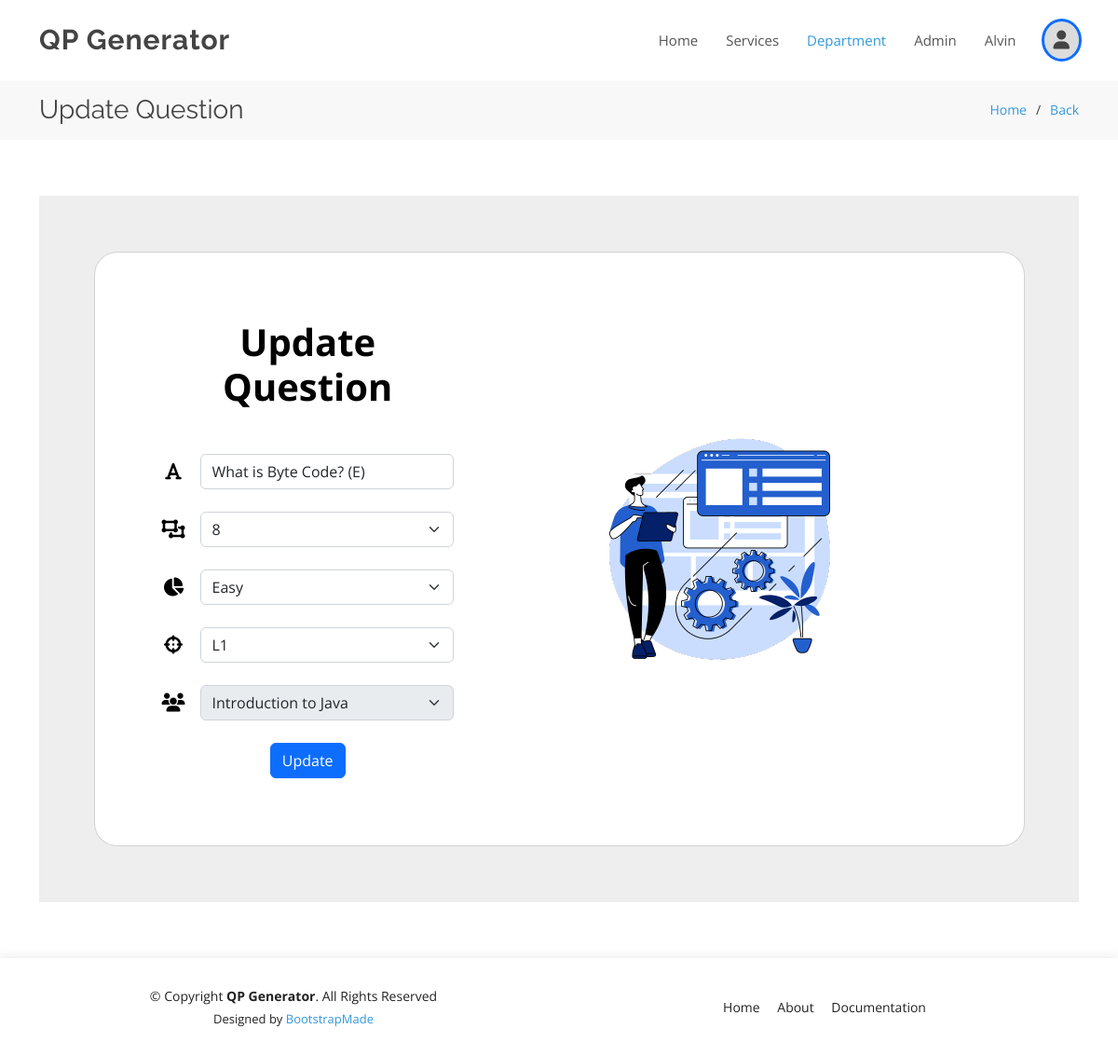
Page /dept/course/module/updateQuestion/5/ (signed in) on the committed database.
### home/models.py (models this page shows, shortened)
class Question(models.Model):
    DIFFICULTY_LEVEL=(
        ('', 'Select Difficulty Level'),
        ('Easy', 'Easy'),
        ('Medium', 'Medium'),
        ('Hard', 'Hard'),
    )
    COGNITIVE_LEVEL=(
        ('', 'Select Cognitive Level'),
        ('L1', 'L1'),
        ('L2', 'L2'),
        ('L3', 'L3'),
    )
    MARKS_RANGE=(
        ('', 'Select Marks'),
        ('8', '8'),
        ('16', '16'),
    )
    question=models.CharField(max_length=255)
    marks=models.CharField(max_length=200, choices=MARKS_RANGE)
    difficulty=models.CharField(max_length=200, choices=DIFFICULTY_LEVEL)
    rbt_level=models.CharField(max_length=200, choices=COGNITIVE_LEVEL)
    module=models.ForeignKey(Module, on_delete=models.CASCADE)
    date = models.DateTimeField(auto_now=True)

### home/decorators.py (the view)
    def wrapper_func(request, pk, *args, **kwargs):
        print(Question.objects.get(id=pk).module.course.dept.id)
        group=None
        if request.user.groups.exists():
            group=request.user.groups.all()[0]
        if str(group.name)=='Admin':
            return view_func(request, pk, *args, **kwargs)
        elif str(group.id)==str(Question.objects.get(id=pk).module.course.dept.id):
            return view_func(request, pk, *args, **kwargs)
        else:
            return HttpResponse("Not authorized to view this page")

### home/forms.py
class CreateQuestionForm(ModelForm):
    module_disabled = forms.ModelChoiceField(queryset=Module.objects.all(), empty_label='Select Module', required=False)
    def __init__(self, *args, **kwargs):
        super().__init__(*args, **kwargs)
        self.fields['module'].empty_label = 'Select Module'
        self.fields['module'].widget = HiddenInput()
        self.fields['module_disabled'].disabled = True
    class Meta:
        model=Question
        fields = '__all__'

### home/models.py (called while the page is built)
    def __str__(self):
        return self.mname

### home/views.py (called while the page is built)
@login_required(login_url='login')
@allowed_question
def update_question(request, pk):
    question=Question.objects.get(id=pk)
    form=CreateQuestionForm(instance=question, initial={'module_disabled':question.module.id})
    if request.method == 'POST':
        form=CreateQuestionForm(request.POST, instance=question)
        if form.is_valid():
            form.save()
            messages.info(request, 'Question updated successfully')
            return redirect('theory_questions', question.module.id)
    context={'form':form,'pk':question.module.id}
    return render(request, 'update_question.html', context)

### templates/update_question.html (shortened to what this page needs)
{% extends 'base.html' %}
{% load static %}
{% block user_nav %}active{% endblock user_nav %}
{% block page_name %}Update Question{% endblock page_name %}
{% block page_name1 %}<a href="{% url 'theory_questions' pk %}">Back</a>{% endblock page_name1 %}
{% block body %}
    <section class="vh" style="background-color: #eee;">
        <div class="container h-100">
            <div class="row d-flex justify-content-center align-items-center h-100">
            <div class="col-lg-12 col-xl-11">
                <div class="card text-black" style="border-radius: 25px;">
                <div class="card-body p-md-5">
                    <div class="row justify-content-center">
                    <div class="col-md-10 col-lg-6 col-xl-5 order-2 order-lg-1">
                        <p class="text-center h1 fw-bold mb-5 mx-1 mx-md-4 mt-4">Update Question</p>
                        <form method="POST" action="" class="mx-1 mx-md-4">
                        <div class="d-flex flex-row align-items-center mb-4">
                            <i class="fas fa-font fa-lg me-3 fa-fw"></i>
                            <div class="form-outline flex-fill mb-0">
                            {{form.question}}
                            </div>
                        </div>
                        <div class="d-flex flex-row align-items-center mb-4">
                            <i class="fas fa-object-ungroup fa-lg me-3 fa-fw"></i>
                            <div class="form-outline flex-fill mb-0">
                            {{form.marks}}
                            </div>
                        </div>
                        <div class="d-flex flex-row align-items-center mb-4">
                            <i class="fas fa-chart-pie fa-lg me-3 fa-fw"></i>
                            <div class="form-outline flex-fill mb-0">
                            {{form.difficulty}}
                            </div>
                        </div>
                        <div class="d-flex flex-row align-items-center mb-4">
                            <i class="fas fa-crosshairs fa-lg me-3 fa-fw"></i>
                            <div class="form-outline flex-fill mb-0">
                            {{form.rbt_level}}
                            </div>
                        </div>
                        <div class="d-flex flex-row align-items-center mb-4">
                            <i class="fas fa-users fa-lg me-3 fa-fw"></i>
                            <div class="form-outline flex-fill mb-0">
                                {{form.module_disabled}}
                            </div>
                        </div>
                        <div class="d-flex justify-content-center mx-4 mb-3 mb-lg-4">
                            <input type="submit" class="btn btn-primary btn-lg" name="update_question" value="Update">
                        </div>
                        </form>
                    </div>
                    <div class="col-md-10 col-lg-6 col-xl-7 d-flex align-items-center order-1 order-lg-2">
                        <img src="{% static 'assets/img/update-forms-bg.png' %}" class="img-fluid" alt="">
                    </div>
                    </div>
                </div>
                </div>
            </div>
            </div>
        </div>
    </section>
    {% endblock body %}

### templates/base.html (shortened to what this page needs)
<!DOCTYPE html>
<html lang="en">
{% load static %}
  <head>
    <link href="{% static 'assets/vendor/aos/aos.css' %}" rel="stylesheet">
    <link href="{% static 'assets/vendor/bootstrap/css/bootstrap.min.css' %}" rel="stylesheet">
    <link href="{% static 'assets/vendor/bootstrap-icons/bootstrap-icons.css' %}" rel="stylesheet">
    <link href="{% static 'assets/vendor/boxicons/css/boxicons.min.css' %}" rel="stylesheet">
    <link href="{% static 'assets/vendor/glightbox/css/glightbox.min.css' %}" rel="stylesheet">
    <link href="{% static 'assets/vendor/remixicon/remixicon.css' %}" rel="stylesheet">
    <link href="{% static 'assets/vendor/swiper/swiper-bundle.min.css' %}" rel="stylesheet">
    <link href="{% static 'assets/css/style.css' %}" rel="stylesheet">
  </head>
  <body>
    <header id="header" class="fixed-top d-flex align-items-center">
        <div class="container d-flex align-items-center justify-content-between">
        <div class="logo">
            <h1>QP Generator</h1>
        </div>
        <nav id="navbar" class="navbar">
            <ul>
            <li><a class="nav-link scrollto" href="{% url 'home' %}">Home</a></li>
            <li><a class="nav-link scrollto" href="{% url 'home' %}#services">Services</a></li>
            <li><a class="nav-link scrollto {% block user_nav %}{% endblock user_nav %}" href="
                {% for group in request.user.groups.all %}
                    {% if group.name == "Admin" %}
                        {% url 'dept' %}
                    {% else %}
                        {% url 'course' group.id %}
                    {% endif %}
                {% endfor %}
            ">Department</a></li>
            {% for group in request.user.groups.all %}
                {% if group.name == "Admin" %}
                    <li><a class="nav-link scrollto {% block admin_nav %}{% endblock admin_nav %}" href="{% url 'adminPage' %}">Admin</a></li>
                {% endif %}
            {% endfor %}
            <li><a class="disabled" href="">{{ request.user }}</a></li>
            <li class="dropdown"><i class="fas fa-user" id="profile"></i>
            </li>
            </ul>
        </nav>
        </div>
    </header>
    <main id="main">
        <section class="breadcrumbs">
        <div class="container">
            <div class="d-flex justify-content-between align-items-center">
            <h2>{% block page_name %}Inner Page{% endblock page_name %}</h2>
            <ol>
                <li><a href="{% url 'home' %}">Home</a></li>
                <li>{% block page_name1 %}Inner Page{% endblock page_name1 %}</li>
            </ol>
            </div>
        </div>
        </section>
        <section class="inner-page">
        <div class="container">
            {% block body %}{% endblock body %}
        </div>
        </section>
    </main>
    <footer id="footer">
        <div class="container">
        <div class="row d-flex align-items-center">
            <div class="col-lg-6 text-lg-left text-center">
            <div class="copyright">
                &copy; Copyright <strong>QP Generator</strong>. All Rights Reserved
            </div>
            <div class="credits">
                Designed by <a href="https://bootstrapmade.com/">BootstrapMade</a>
            </div>
            </div>
            <div class="col-lg-6">
            <nav class="footer-links text-lg-right text-center pt-2 pt-lg-0">
                <a href="{% url 'home' %}" class="scrollto">Home</a>
                <a href="{% url 'home' %}#about" class="scrollto">About</a>
                <a href="https://ijrpr.com/uploads/V4ISSUE5/IJRPR12724.pdf" target="_blank">Documentation</a>
            </nav>
            </div>
        </div>
        </div>
    </footer>
  </body>
</html>

### static/assets/css/style.css (style rules this page uses)
body { font-family: "Open Sans", sans-serif; color: #444444; }
a { color: #3498db; text-decoration: none; }
h1, h2, h3, h4, h5, h6 { font-family: "Raleway", sans-serif; }
#header { z-index: 997; transition: all 0.5s; padding: 22px 0; background: #fff; }
#header .logo h1 { font-size: 30px; margin: 0; padding: 0; line-height: 1; font-weight: 700; letter-spacing: 1px; }
.navbar { padding: 0; }
.navbar ul { margin: 0; padding: 0; display: flex; list-style: none; align-items: center; }
.navbar li { position: relative; }
.navbar a, .navbar a:focus { display: flex; align-items: center; justify-content: space-between; padding: 10px 0 10px 30px; font-size: 15px; font-weight: 400; color: #555555; white-space: nowrap; transition: 0.3s; }
.navbar a:hover, .navbar .active, .navbar .active:focus, .navbar li:hover>a { color: #3498db; }
section { padding: 60px 0; overflow: hidden; }
.breadcrumbs { padding: 15px 0; background: #f8f8f8; min-height: 40px; margin-top: 86px; }
.breadcrumbs h2 { font-size: 28px; font-weight: 400; margin: 0; }
.breadcrumbs ol { display: flex; flex-wrap: wrap; list-style: none; padding: 0; margin: 0; font-size: 14px; }
.breadcrumbs ol li+li { padding-left: 10px; }
.breadcrumbs ol li+li::before { display: inline-block; padding-right: 10px; color: #3c3c3c; content: "/"; }
#footer { background: #fff; box-shadow: 0px 0px 12px 0px rgba(0, 0, 0, 0.1); padding: 30px 0; color: #222222; font-size: 14px; }
#footer .credits { font-size: 13px; padding-top: 5px; color: #222222; }
#footer .footer-links a { color: #222222; padding-left: 15px; }
#footer .footer-links a:first-child { padding-left: 0; }

### templates/base.html (style rules this page uses)
#profile { background: #DCDCDC; outline: 3px solid #0d6efd; padding: 10px; border-radius: 50%; font-size: 20px; }
.dropdown { position: relative; display: inline-block; margin-left: 30px; cursor: pointer; }
a.disabled { pointer-events: none; cursor: default; }

### rows in the picture
Question: question "What is Byte Code? (E)", marks "8", difficulty "Easy", rbt_level "L1"

### other values in the picture
{{ request.user }} "Alvin"
